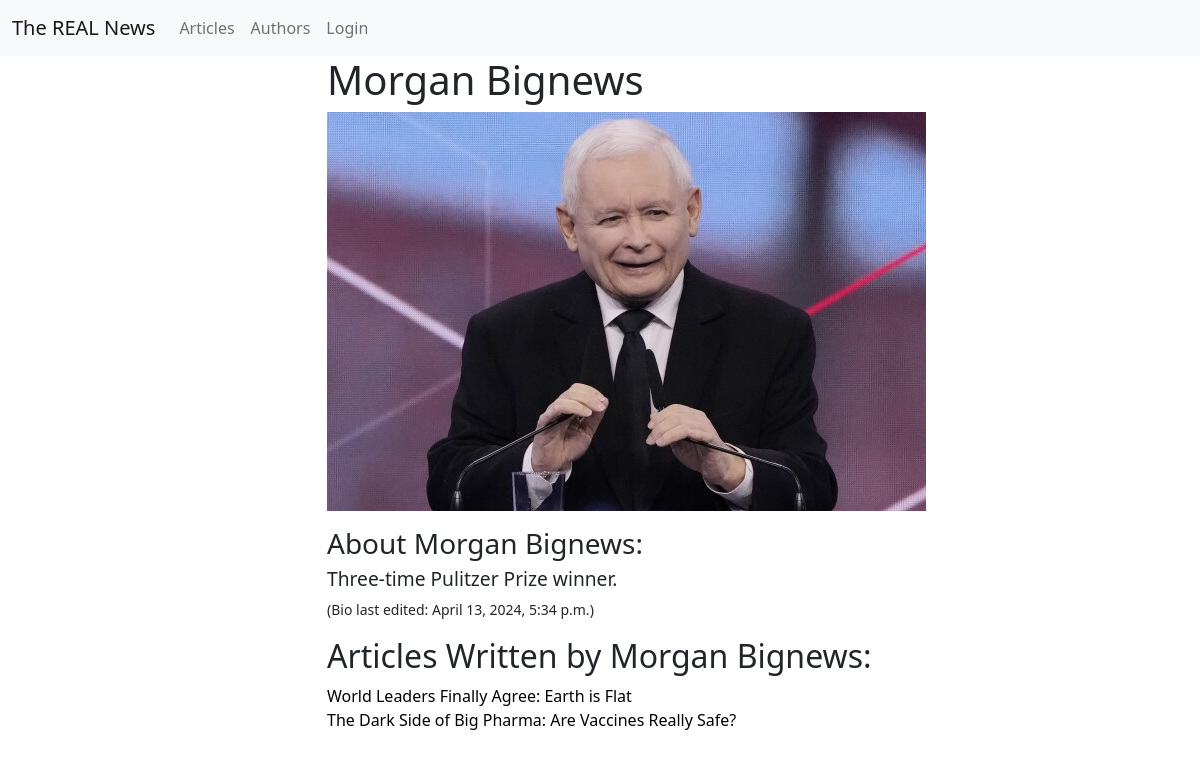
Screenshot of /authors/1 with the database file from the repository.
### authors/models.py (models this page shows, shortened)
class Author(models.Model):
    name = models.CharField(max_length=50)
    bio_text = models.CharField(max_length=200)
    bio_edit = models.DateTimeField("info date edited")
    picture = ResizedImageField(
        size=[300, 300],
        quality=75,
        upload_to="author_pictures/",
        force_format="WEBP",
        blank=True,
    )

### articles/models.py (models this page shows, shortened)
class Article(models.Model):
    heading = models.CharField(max_length=150)
    text = models.TextField(max_length=10000)
    preview = models.TextField(max_length=500, default="please add")
    pub_date = models.DateTimeField()
    tags = models.ManyToManyField(Tag)
    picture = models.ImageField(
        upload_to="article_pictures/",
        height_field=None,
        width_field=None,
        max_length=100,
        blank=True,
    )
    view_count = models.IntegerField(default=0)
    author = models.ForeignKey(
        "authors.Author", on_delete=models.CASCADE, default=1
    )

### authors/views.py (the view)
# urls.py: path("<int:author_id>", views.author, name="author"),
def author(request, author_id):
    from articles.models import Article
    author = get_object_or_404(Author, pk=author_id)
    articles = Article.objects.filter(author=author)
    context = {
        "author": author,
        "articles": articles,
    }
    return render(request, "author.html", context)

### authors/templates/author.html
{% include 'base.html' %}
<div class="container">
  <div class="row">
    <div class="col-md-6 offset-md-3">
        <h1>{{ author.name }}</h1>
      {% if author.picture %}
      <div class="text-center">
        <img src="{{ author.picture.url  }}"class=" height=250px, width=200px""
             alt="{{ author.name }}'s picture" </p>
             </div>
       {% endif %}
<h3 class="mt-3  mb-1"> About {{ author.name }}:</h3>
<p class= "mb-1  "><big>{{ author.bio_text }}</big></p>
<p><small> (Bio last edited: {{ author.bio_edit }})</small></p>
<h2>Articles Written by {{ author.name }}:</h2>
<ul class="list-unstyled">
  {% if articles %}
    {% for article in articles %}
    <li><a href="{% url 'articles:article'  article.id %}">{{ article.heading }}</a></li>
{% endfor %}
</ul>
{% else %}
<p><i>{{ author.name }} has no RealNews to share:(</i></p>
{% endif %}

### templates/base.html (style rules this page uses)
a { text-decoration: none; color: black; }

### rows the page displays
Author: name "Morgan Bignews", picture (picture), bio_text "Three-time Pulitzer Prize winner.", bio_edit "April 13, 2024, 5:34 p.m."
Article: heading "World Leaders Finally Agree: Earth is Flat"
Article: heading "The Dark Side of Big Pharma: Are Vaccines Really Safe?"
